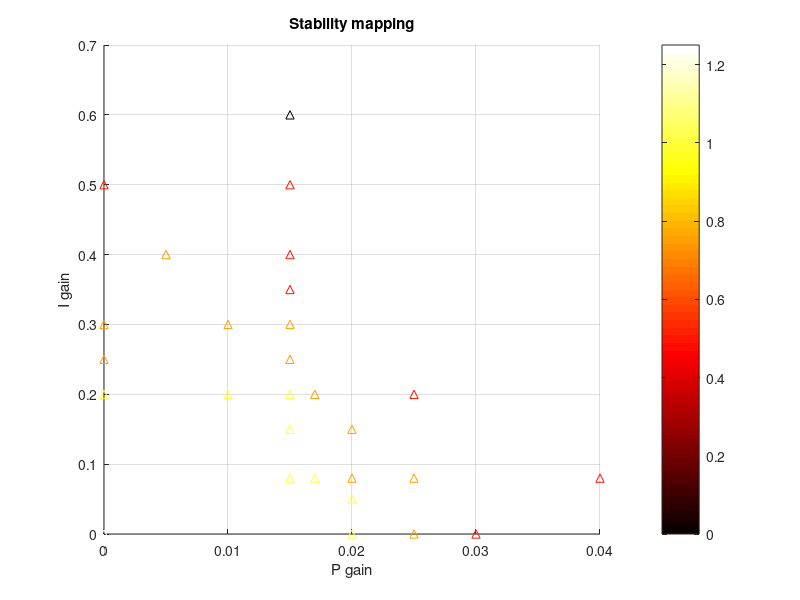
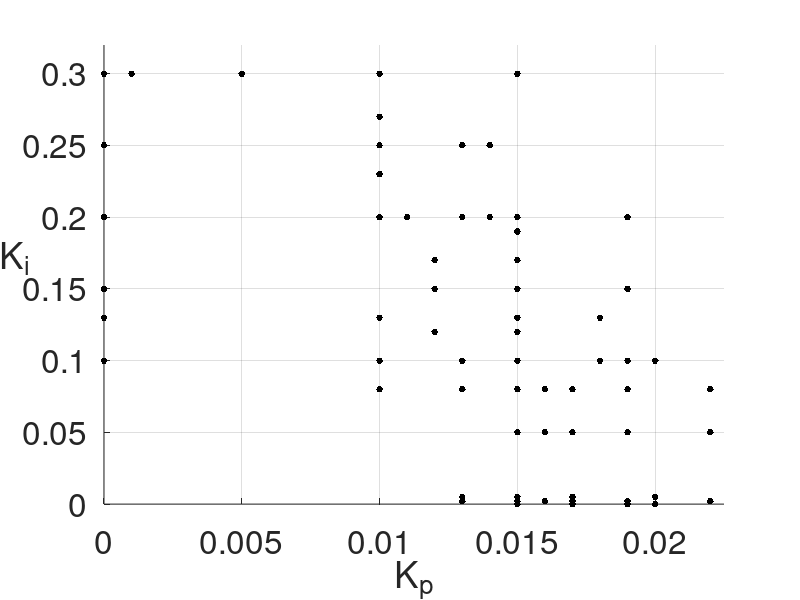
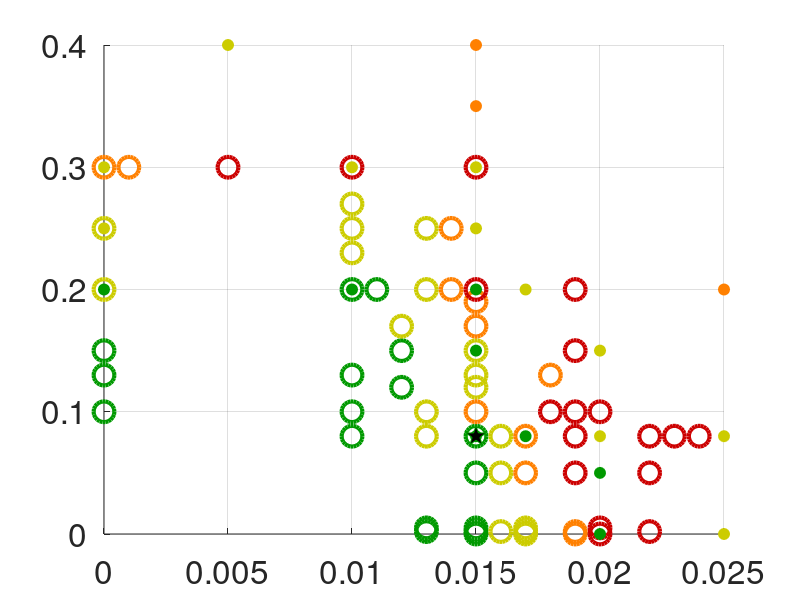

Write the MATLAB code that produced these figures, in order.
stability_mapping_stiff = ...
    [0.015, 0.08, 1;
     0.030, 0.08, 0;
     0.022, 0.08, 0;
     0.026, 0.08, 0;
     0.024, 0.08, 0;
     0.023, 0.08, 0;
     0.019, 0.08, 0;
     0.017, 0.08, 0.5;
     0.016, 0.08, 0.75;
     0.010, 0.08, 1;
     0.013, 0.08, 0.75;
     0.015, 0.05, 1;
     0.030, 0.05, 0;
     0.022, 0.05, 0;
     0.019, 0.05, 0;
     0.017, 0.05, 0.5;
     0.016, 0.05, 0.75;
     0.030, 0.002, 0;
     0.022, 0.002, 0;
     0.019, 0.002, 0.5;
     0.017, 0.002, 0.75;
     0.016, 0.002, 0.75;
     0.015, 0.002, 1;
     0.013, 0.002, 1;
     0.020, 0.005, 0;
     0.017, 0.005, 0.75;
     0.015, 0.005, 1;
     0.013, 0.005, 1;
     0.03, 0.0, 0;
     0.02, 0.0, 0;
     0.017, 0.0, 0.75;
     0.015, 0.0, 1;
     0.019, 0.0, 0.5;
     0.020, 0.1, 0;
     0.019, 0.1, 0;
     0.018, 0.1, 0;
     0.015, 0.1, 0.5;
     0.013, 0.1, 0.75;
     0.01, 0.1, 1;
     0.019, 0.2, 0;
     0.015, 0.2, 0;
     0.010, 0.2, 1;
     0.013, 0.2, 0.75;
     0.011, 0.2, 1;
     0.014, 0.2, 0.5;
     0.015, 0.3, 0;
     0.010, 0.3, 0;
     0.005, 0.3, 0;
     0.001, 0.3, 0.5;
     0.0, 0.3, 0.5;
     0.0, 0.25, 0.75;
     0.0, 0.2, 0.75;
     0.0, 0.1, 1;
     0.0, 0.15, 1;
     0.0, 0.13, 1;
     0.015, 0.13, 0.75;
     0.010, 0.13, 1;
     0.015, 0.12, 0.75;
     0.012, 0.12, 1;
     0.015, 0.15, 0.75;
     0.015, 0.17, 0.5;
     0.012, 0.17, 0.75;
     0.012, 0.15, 1;
     0.015, 0.19, 0.5;
     0.019, 0.15, 0;
     0.018, 0.13, 0.5;
     0.010, 0.25, 0.75;
     0.013, 0.25, 0.75;
     0.014, 0.25, 0.5;
     0.010, 0.27, 0.75;
     0.010, 0.23, 0.75;];
%  figure()
%  scatter(stability_mapping_stiff(:,1), stability_mapping_stiff(:,2), [], stability_mapping_stiff(:,3))
%  grid on;
%  xlabel('P gain')
%  ylabel('I gain')
%  title('Stability mapping')
%  
 
 stability_mapping_loose = ...
     [0.015, 0.08, 1;
      0.020, 0.08, 0.75;
      0.017, 0.08, 1;
      0.015, 0.15, 1;
      0.015, 0.20, 1;
      0.015, 0.25, 0.75;
      0.015, 0.30, 0.75;
      0.015, 0.35, 0.5;
      0.015, 0.40, 0.5;
      0.015, 0.50, 0.5;
      0.015, 0.60, 0;
      0.025, 0.08, 0.75;
      0.040, 0.08, 0.5;
      0.020, 0.15, 0.75;
      0.017, 0.20, 0.75;
      0.000, 0.30, 0.75;
      0.000, 0.25, 0.75;
      0.000, 0.20, 1;
      0.030, 0.00, 0.5;
      0.025, 0.00, 0.75;
      0.020, 0.00, 1;
      0.010, 0.30, 0.75;
      0.005, 0.40, 0.75;
      0.000, 0.50, 0.5;
      0.010, 0.20, 1;
      0.020, 0.05, 1;
      0.025, 0.20, 0.5;
      0.0, 0.0, 1.25;
 
     ];
 
 hold on, grid on
 scatter(stability_mapping_loose(:,1), stability_mapping_loose(:,2), [], stability_mapping_loose(:,3), '^')
 grid on;
 xlabel('P gain')
 ylabel('I gain')
 title('Stability mapping')
 
colorbar
colormap hot

figure()

hold on, grid on,
stable_idx = find(stability_mapping_stiff(:,3) == 1);
unconf_idx = find(stability_mapping_stiff(:,3) == 0.75);
critical_idx = find(stability_mapping_stiff(:,3) == 0.5);
unstable_idx = find(stability_mapping_stiff(:,3) == 0);
plot(stability_mapping_stiff(stable_idx, 1), stability_mapping_stiff(stable_idx, 2), '.', 'MarkerFaceColor', [0/255,153/255,0/255], 'MarkerEdgeColor', [0,0,0], 'MarkerSize', 15)
plot(stability_mapping_stiff(unconf_idx, 1), stability_mapping_stiff(unconf_idx, 2), '.', 'MarkerFaceColor', [204/255,204/255,0/255], 'MarkerEdgeColor', [0,0,0], 'MarkerSize', 15)
plot(stability_mapping_stiff(critical_idx, 1), stability_mapping_stiff(critical_idx, 2), '.', 'MarkerFaceColor', [255/255,128/255,0/255], 'MarkerEdgeColor', [0,0,0], 'MarkerSize', 15)
plot(stability_mapping_stiff(unstable_idx, 1), stability_mapping_stiff(unstable_idx, 2), '.', 'MarkerFaceColor', [204/255,0/255,0/255], 'MarkerEdgeColor', [0,0,0], 'MarkerSize', 15)

xlabel('K_p', 'FontSize', 20);
ylabel('K_i', 'FontSize', 20);
set(get(gca,'ylabel'),'rotation',0)
set(gca,'FontSize', 24)
xlim([0 0.0225])
ylim([0 0.32])


%%

f = figure();
hold on, grid on,
stable_idx = find(stability_mapping_stiff(:,3) == 1);
unconf_idx = find(stability_mapping_stiff(:,3) == 0.75);
critical_idx = find(stability_mapping_stiff(:,3) == 0.5);
unstable_idx = find(stability_mapping_stiff(:,3) == 0);
plot(stability_mapping_stiff(stable_idx, 1), stability_mapping_stiff(stable_idx, 2), 'o', 'MarkerEdgeColor', [0/255,153/255,0/255], 'MarkerSize', 15, 'LineWidth',3)
plot(stability_mapping_stiff(unconf_idx, 1), stability_mapping_stiff(unconf_idx, 2), 'o', 'MarkerEdgeColor', [204/255,204/255,0/255], 'MarkerSize', 15, 'LineWidth',3)
plot(stability_mapping_stiff(critical_idx, 1), stability_mapping_stiff(critical_idx, 2), 'o', 'MarkerEdgeColor', [255/255,128/255,0/255], 'MarkerSize', 15, 'LineWidth',3)
plot(stability_mapping_stiff(unstable_idx, 1), stability_mapping_stiff(unstable_idx, 2), 'o', 'MarkerEdgeColor', [204/255,0/255,0/255], 'MarkerSize', 15, 'LineWidth',3)
stable_idx = find(stability_mapping_loose(:,3) == 1);
unconf_idx = find(stability_mapping_loose(:,3) == 0.75);
critical_idx = find(stability_mapping_loose(:,3) == 0.5);
unstable_idx = find(stability_mapping_loose(:,3) == 0);
plot(stability_mapping_loose(stable_idx, 1), stability_mapping_loose(stable_idx, 2), 'o', 'MarkerFaceColor', [0/255,153/255,0/255], 'MarkerEdgeColor', [0/255,153/255,0/255], 'MarkerSize', 8)
plot(stability_mapping_loose(unconf_idx, 1), stability_mapping_loose(unconf_idx, 2), 'o', 'MarkerFaceColor', [204/255,204/255,0/255], 'MarkerEdgeColor', [204/255,204/255,0/255], 'MarkerSize', 8)
plot(stability_mapping_loose(critical_idx, 1), stability_mapping_loose(critical_idx, 2), 'o', 'MarkerFaceColor', [255/255,128/255,0/255], 'MarkerEdgeColor', [255/255,128/255,0/255], 'MarkerSize', 8)
plot(stability_mapping_loose(unstable_idx, 1), stability_mapping_loose(unstable_idx, 2), 'o', 'MarkerFaceColor', [204/255,0/255,0/255], 'MarkerEdgeColor', [204/255,0/255,0/255], 'MarkerSize', 8)
plot(0.015, 0.08, 'p', 'MarkerFaceColor', [0,0,0], 'MarkerEdgeColor', [0/255,153/255,0/255], 'MarkerSize', 15)
%xlabel('K_p', 'FontSize', 20);
%ylabel('K_i', 'FontSize', 20);
set(get(gca,'ylabel'))
set(gca,'FontSize', 24)
xlim([0 0.025])
ylim([0 0.4])


%%

stability_mapping_stiff_stable = stability_mapping_stiff(stability_mapping_stiff(:,3)==1,1:2);
stability_mapping_stiff_bad_damp = stability_mapping_stiff(stability_mapping_stiff(:,3)==0.75,1:2);
stability_mapping_stiff_critic = stability_mapping_stiff(stability_mapping_stiff(:,3)==0.5,1:2);
stability_mapping_stiff_unstable = stability_mapping_stiff(stability_mapping_stiff(:,3)==0,1:2);

stability_mapping_loose_stable = stability_mapping_loose(stability_mapping_loose(:,3)==1,1:2);

dlmwrite('stability_mapping_stiff_stable.csv', stability_mapping_stiff_stable,'delimiter',',','precision',5);
dlmwrite('stability_mapping_stiff_uncomf.csv', stability_mapping_stiff_bad_damp,'delimiter',',','precision',5);
dlmwrite('stability_mapping_stiff_critic.csv', stability_mapping_stiff_critic,'delimiter',',','precision',5);
dlmwrite('stability_mapping_stiff_unstable.csv', stability_mapping_stiff_unstable,'delimiter',',','precision',5);

dlmwrite('stability_mapping_loose_stable.csv', stability_mapping_loose_stable,'delimiter',',','precision',5);
